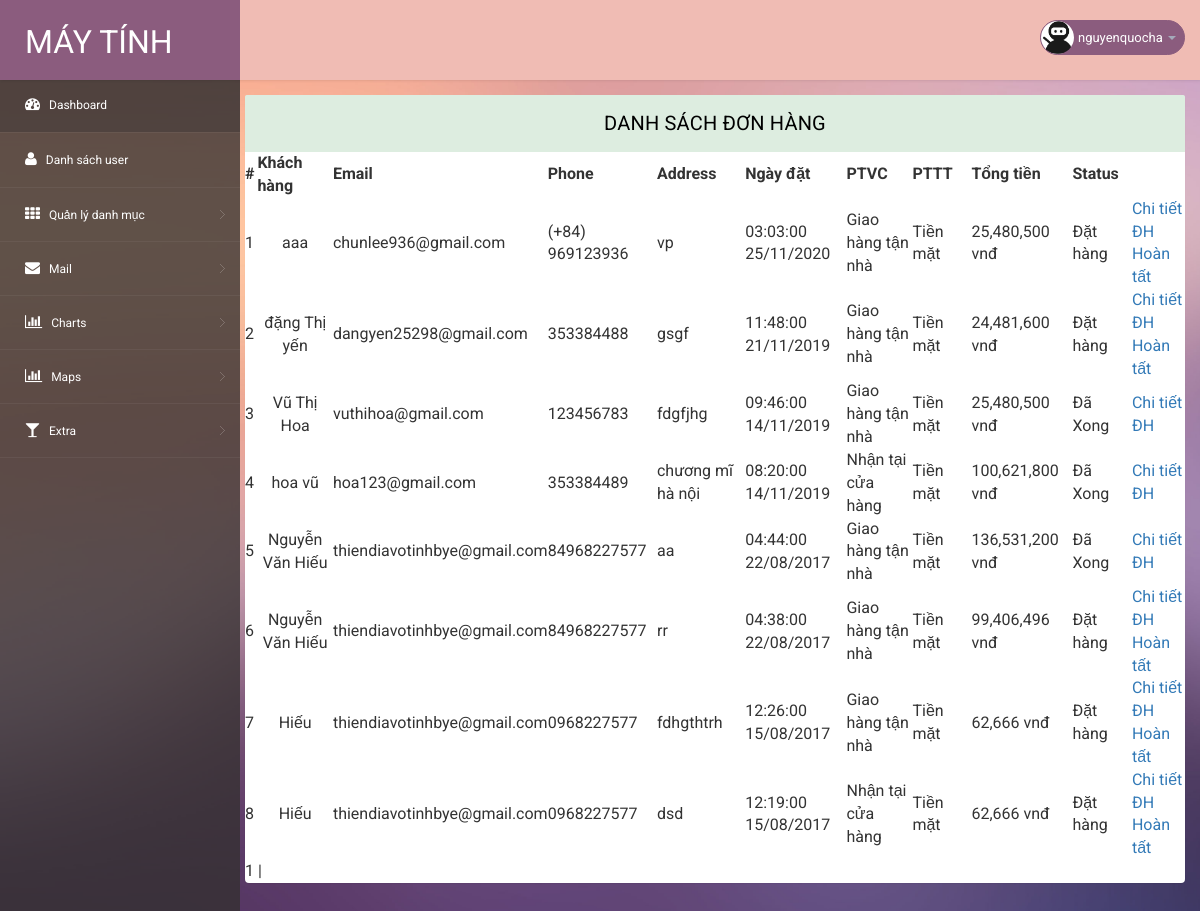
Page /admin/admin.php?module=quanlydonhang on the committed database.
### tables this page shows
CREATE TABLE `tbl_oder` (
  `oder` int(11) NOT NULL,
  `fullName` varchar(255) DEFAULT NULL,
  `email` varchar(255) DEFAULT NULL,
  `phone` varchar(255) DEFAULT NULL,
  `address` varchar(255) DEFAULT NULL,
  `dateOder` datetime DEFAULT NULL,
  `ptvc` int(11) DEFAULT NULL,
  `pttt` int(11) DEFAULT NULL,
  `tongTien` float(255,0) DEFAULT NULL,
  `status` tinyint(2) DEFAULT NULL
);

### admin/modules/quanlydonhang.php (the view, shortened to what this page needs)
<?php
    $result = mysqli_query($conn, 'select count(oder) as total from tbl_oder');
        $row = mysqli_fetch_assoc($result);
        $total_records = $row['total'];
        $current_page = isset($_GET['page']) ? $_GET['page'] : 1;
        $limit = 20;
         $total_page = ceil($total_records / $limit);
         $start = ($current_page - 1) * $limit;
$sqlSelect ="SELECT * FROM tbl_oder  ORDER BY dateOder DESC  LIMIT $start, $limit";
$result = mysqli_query($conn,$sqlSelect);
?>
<section class="wrapper" style="margin-left: -10px; width: auto; height: auto;">
  <div class="" style="height: auto;width: auto;">
   <div class="panel panel-default">
    <div class="panel-heading">
     Danh sách đơn hàng
   </div>
   <div>
    <table width="1741" class=" table-hover" style="width: inherit;">
      <tr>
        <th width="28">#</th>
        <th width="188">Khách hàng</th>
        <th width="119">Email</th>
        <th width="165">Phone</th>
        <th width="209">Address</th>
        <th width="188">Ngày đặt</th>
        <th width="199">PTVC</th>
        <th width="159">PTTT</th>
        <th width="175">Tổng tiền</th>
        <th width="130">Status</th>
      </tr>
      <?php
      $i=0;
      while ($row = mysqli_fetch_assoc($result)) {
        $i++;
        $dateOder=date_create($row['dateOder']);
        ?>
        <tr>
          <td><?= $i ?></td>
          <td align="center">
            <?= $row["fullName"]?>
          </td>
          <td style="overflow: scroll;">
            <?= $row["email"]?>
          </td>
          <td>
            <?= $row["phone"]?>
          </td>
          <td style="overflow: hidden;">
            <?= $row["address"]?>
          </td>
          <td>
            <?php
            echo date_format($dateOder,"H:i:s d/m/Y"); ?>
          </td>
          <td>
            <?php
            if($row["ptvc"]==1){
              echo "Giao hàng tận nhà";
            }else{
              echo "Nhận tại cửa hàng";
            }
            ?>
          </td>
          <td>
            <?php
            if($row["pttt"]==1){
              echo "Tiền mặt";
            }else{
              echo "Chuyển khoản";
            }
            ?>
          </td>
          <td>
            <?php echo number_format($row['tongTien'])." vnđ";?>
          </td>
          <td>
            <?php if($row["status"]==1){
              echo "Đặt hàng";
            }else{
              echo "Đã Xong";
            }?>
          </td>
          <td width="133">
            <a href="admin.php?module=chitietdonhang&id=<?php echo $row["oder"] ?>">Chi tiết ĐH</a>
            <?php if($row['status']==1){ ?>
            <a href="admin.php?module=hoantatdonhang&id=<?php echo $row["oder"] ?>" onclick="return confirm('Bạn có chắc đơn hàng đã được hoàn tất chưa?')">Hoàn tất</a>
            <?php } ?>
          </td>
        </tr>
        <?php } ?>
      </table>
      <div class="pagination">
           <?php
            for ($i = 1; $i <= $total_page; $i++){
                if ($i == $current_page){
                    echo '<span>'.$i.'</span> | ';
                }
                else{
                    echo '<a href="admin.php?module=quanlydonhang&page='.$i.'">'.$i.'</a> | ';
                }
            }
           ?>
        </div>
    </div>
  </div>
</div>
</section>

### admin/css/style.css (style rules this page uses)
html, body { font-family: 'Roboto', sans-serif; font-size: 100%; overflow-x: hidden; background: url(../images/bg.jpg) no-repeat 0px 0px; background-size:cover; }
body a { transition: 0.5s all ease; -webkit-transition: 0.5s all ease; -moz-transition: 0.5s all ease; -o-transition: 0.5s all ease; -ms-transition: 0.5s all ease; text-decoration:none; }
.wrapper { display:inline-block; margin-top:80px; padding:15px; width:100%; }
.panel-heading { position: relative; height: 57px; line-height: 57px; letter-spacing: 0.2px; color: #000; font-size: 18px; font-weight: 400; padding: 0 16px; background:#ddede0; border-top-right-radius: 2px; border-top-left-radius: 2px; text-transform: uppercase; text-align: center; }
.panel { border: none ! important; }
.panel-default>.panel-heading { color: #000000 ! important; background-color: #ddede0 ! important; border-color: #ddede0 ! important; font-size: 20px; }
.pagination { margin: 0 !important; }

### rows in the picture
tbl_oder: fullName "aaa", email "chunlee936@gmail.com", phone "(+84) 969123936", address "vp", dateOder "03:03:00 25/11/2020", ptvc "Giao hàng tận nhà", pttt "Tiền mặt", tongTien "25,480,500", status "Đặt hàng"
tbl_oder: fullName "đặng Thị yến", email "dangyen25298@gmail.com", phone "353384488", address "gsgf", dateOder "11:48:00 21/11/2019", ptvc "Giao hàng tận nhà", pttt "Tiền mặt", tongTien "24,481,600", status "Đặt hàng"
tbl_oder: fullName "Vũ Thị Hoa", email "vuthihoa@gmail.com", phone "123456783", address "fdgfjhg", dateOder "09:46:00 14/11/2019", ptvc "Giao hàng tận nhà", pttt "Tiền mặt", tongTien "25,480,500", status "Đã Xong"
tbl_oder: fullName "hoa vũ", email "hoa123@gmail.com", phone "353384489", address "chương mĩ hà nội", dateOder "08:20:00 14/11/2019", ptvc "Nhận tại cửa hàng", pttt "Tiền mặt", tongTien "100,621,800", status "Đã Xong"
tbl_oder: fullName "Nguyễn Văn Hiếu", email "thiendiavotinhbye@gmail.com", phone "84968227577", address "aa", dateOder "04:44:00 22/08/2017", ptvc "Giao hàng tận nhà", pttt "Tiền mặt", tongTien "136,531,200", status "Đã Xong"
tbl_oder: fullName "Nguyễn Văn Hiếu", email "thiendiavotinhbye@gmail.com", phone "84968227577", address "rr", dateOder "04:38:00 22/08/2017", ptvc "Giao hàng tận nhà", pttt "Tiền mặt", tongTien "99,406,496", status "Đặt hàng"
tbl_oder: fullName "Hiếu", email "thiendiavotinhbye@gmail.com", phone "0968227577", address "fdhgthtrh", dateOder "12:26:00 15/08/2017", ptvc "Giao hàng tận nhà", pttt "Tiền mặt", tongTien "62,666", status "Đặt hàng"
tbl_oder: fullName "Hiếu", email "thiendiavotinhbye@gmail.com", phone "0968227577", address "dsd", dateOder "12:19:00 15/08/2017", ptvc "Nhận tại cửa hàng", pttt "Tiền mặt", tongTien "62,666", status "Đặt hàng"

### other values in the picture
$_SESSION["username"] "nguyenquocha"
